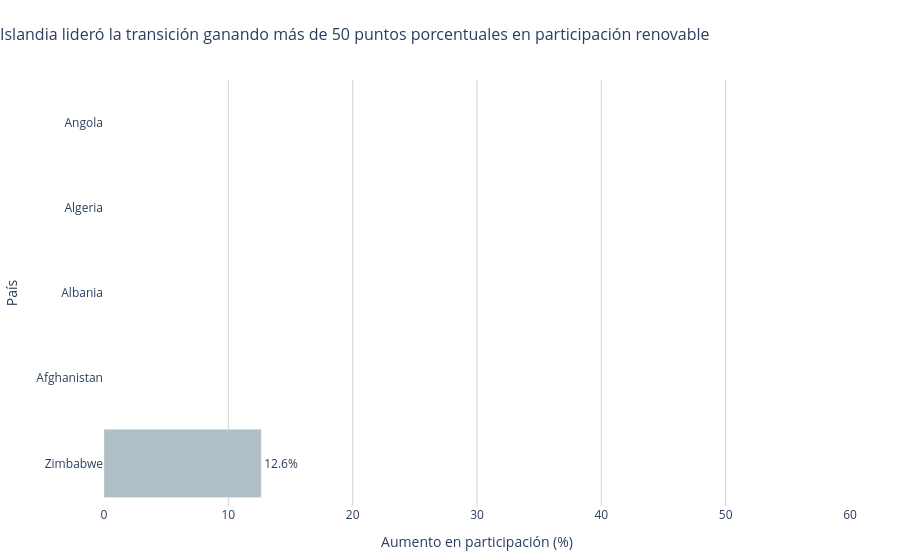

This figure's notebook cell:
### Markdown cell above
### Pregunta 1: Líderes de la transición

### Code cell
df_c = final_dataset[~final_dataset['is_region']].copy()
df_2000 = df_c[df_c['year'] == 2000][['country', 'renewable_share_of_total_energy']]
df_2020 = df_c[df_c['year'] == 2020][['country', 'renewable_share_of_total_energy']]
df_delta = pd.merge(df_2000, df_2020, on='country', suffixes=('_2000', '_2020'))
df_delta['delta'] = df_delta['renewable_share_of_total_energy_2020'] - df_delta['renewable_share_of_total_energy_2000']
top_5 = df_delta.sort_values(by='delta', ascending=False).head(5).copy()
print('Top 5 países con mayor aumento (2000-2020):')
for i, r in enumerate(top_5.itertuples(), 1):
    print(f"{i}. {r.country}: +{r.delta:.2f}% (De {r.renewable_share_of_total_energy_2000:.2f}% a {r.renewable_share_of_total_energy_2020:.2f}%)")

colors = ['#FF6F00'] + ['#B0BEC5']*4
fig = px.bar(
    top_5.sort_values(by='delta', ascending=True),
    x='delta',
    y='country',
    orientation='h',
    labels={'delta': 'Aumento en participación (%)', 'country': 'País'},
    title='Islandia lideró la transición ganando más de 50 puntos porcentuales en participación renovable'
)
fig.update_traces(marker_color=colors[::-1], texttemplate='%{x:.1f}%', textposition='outside')
fig.update_layout(
    plot_bgcolor='white',
    title_x=0.0,
    title_font_size=16,
    margin=dict(l=100, r=50, t=80, b=50),
    xaxis=dict(showgrid=True, gridcolor='#D3D3D3', range=[0, 60]),
    yaxis=dict(showgrid=False)
)
fig.show()

### Figure 1 — Plotly figure (JSON) as saved in the notebook; plotly's stock layout.template omitted (floating-point values rounded to 4 significant figures)
{"data": [{"hovertemplate": "Aumento en participación (%)=%{x}<br>País=%{y}<extra></extra>", "legendgroup": "", "marker": {"color": ["#B0BEC5", "#B0BEC5", "#B0BEC5", "#B0BEC5", "#FF6F00"], "pattern": {"shape": ""}}, "name": "", "orientation": "h", "showlegend": false, "textposition": "outside", "texttemplate": "%{x:.1f}%", "type": "bar", "x": [12.64, NaN, NaN, NaN, NaN], "xaxis": "x", "y": ["Zimbabwe", "Afghanistan", "Albania", "Algeria", "Angola"], "yaxis": "y"}], "layout": {"barmode": "relative", "legend": {"tracegroupgap": 0}, "margin": {"b": 50, "l": 100, "r": 50, "t": 80}, "plot_bgcolor": "white", "title": {"font": {"size": 16}, "text": "Islandia lideró la transición ganando más de 50 puntos porcentuales en participación renovable", "x": 0.0}, "xaxis": {"anchor": "y", "domain": [0.0, 1.0], "gridcolor": "#D3D3D3", "range": [0, 60], "showgrid": true, "title": {"text": "Aumento en participación (%)"}}, "yaxis": {"anchor": "x", "domain": [0.0, 1.0], "showgrid": false, "title": {"text": "País"}}}}
